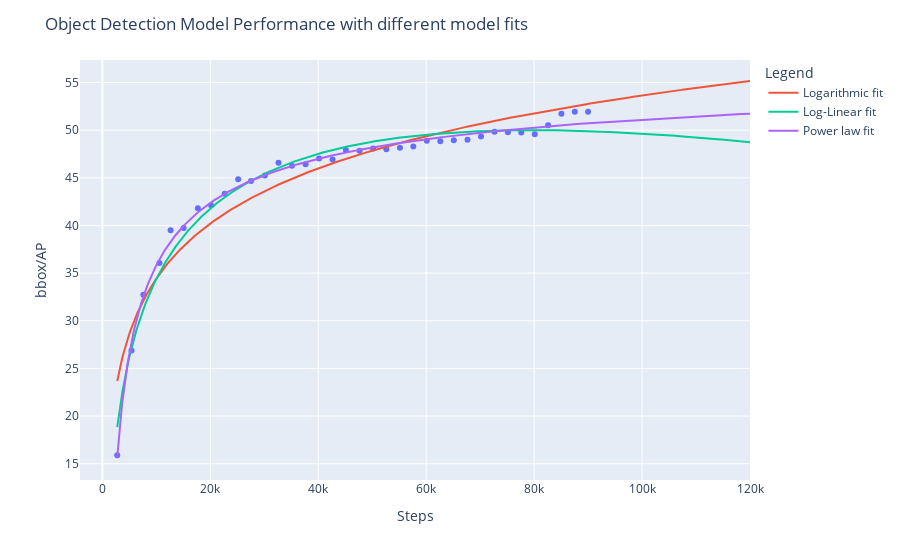

The notebook cell this image was saved under:
### Code cell
# Extract step and bbox/AP columns
steps = data['Step'].values
ap_scores = data['bbox/AP'].values

# Fit the functions
popt_log, _ = curve_fit(log_func, steps, ap_scores)
popt_log_linear, _ = curve_fit(log_linear_func, steps, ap_scores)
popt_power, _ = curve_fit(power_func, steps, ap_scores, p0=[50, 50, 0.1])

# Generate points for the fitted curves
x_fit = np.linspace(steps.min(), 120000, 1000)
y_fit_log = log_func(x_fit, *popt_log)
y_fit_log_linear = log_linear_func(x_fit, *popt_log_linear)
y_fit_power = power_func(x_fit, *popt_power)

# Create forecasts
future_steps = np.array([90000, 100000, 110000, 120000])
log_forecast = log_func(future_steps, *popt_log)
log_linear_forecast = log_linear_func(future_steps, *popt_log_linear)
power_forecast = power_func(future_steps, *popt_power)

fig = px.scatter(data, x="Step", y="bbox/AP")

# Update layout
fig.update_layout(
    title='Object Detection Model Performance with different model fits',
    xaxis_title='Steps',
    yaxis_title='bbox/AP',
    legend_title='Legend',
    hovermode="x"
)
fig.add_scatter(x=x_fit, y=y_fit_log, mode='lines', name='Logarithmic fit')
fig.add_scatter(x=x_fit, y=y_fit_log_linear, mode='lines', name='Log-Linear fit')
fig.add_scatter(x=x_fit, y=y_fit_power, mode='lines', name='Power law fit')
fig.show()

# Print forecasts
print("Logarithmic Forecast:")
for step, forecast in zip(future_steps, log_forecast):
    print(f"Step {step}: {forecast:.4f}")

print("\nLog-Linear Forecast:")
for step, forecast in zip(future_steps, log_linear_forecast):
    print(f"Step {step}: {forecast:.4f}")

print("\nPower law Forecast:")
for step, forecast in zip(future_steps, power_forecast):
    print(f"Step {step}: {forecast:.4f}")

plt.show()

# Calculate Mean Squared Error for each model
def mse(y_true, y_pred):
    return np.mean((y_true - y_pred)**2)

mse_log = mse(ap_scores, log_func(steps, *popt_log))
mse_log_linear = mse(ap_scores, log_linear_func(steps, *popt_log_linear))
mse_power = mse(ap_scores, power_func(steps, *popt_power))

print("\nMean Squared Error:")
print(f"Logarithmic: {mse_log:.6f}")
print(f"Power law: {mse_log_linear:.6f}")
print(f"Sigmoid: {mse_power:.6f}")

### Figure 1 — Plotly figure (JSON) as saved in the notebook; plotly's stock layout.template omitted (floating-point values rounded to 4 significant figures; data arrays with more than 128 entries replaced by an {"elided": "..."} marker saying what was removed)
{"data": [{"hovertemplate": "Step=%{x}<br>bbox/AP=%{y}<extra></extra>", "legendgroup": "", "marker": {"color": "#636efa", "symbol": "circle"}, "mode": "markers", "name": "", "orientation": "v", "showlegend": false, "type": "scatter", "x": [2759, 5399, 7599, 10579, 12639, 15059, 17699, 20139, 22659, 25159, 27539, 30119, 32639, 35139, 37659, 40159, 42659, 45119, 47659, 50159, 52619, 55139, 57619, 60119, 62619, 65119, 67659, 70159, 72659, 75139, 77619, 80119, 82599, 85059, 87539, 90000], "xaxis": "x", "y": [15.89, 26.88, 32.74, 36.06, 39.49, 39.75, 41.82, 42.13, 43.34, 44.85, 44.67, 45.24, 46.59, 46.27, 46.43, 47.04, 46.93, 47.91, 47.86, 48.07, 48.0, 48.15, 48.3, 48.89, 48.85, 48.94, 49.0, 49.34, 49.83, 49.79, 49.76, 49.57, 50.52, 51.72, 51.93, 51.94], "yaxis": "y"}, {"mode": "lines", "name": "Logarithmic fit", "type": "scatter", "x": {"elided": "1000 float values"}, "y": {"elided": "1000 float values"}}, {"mode": "lines", "name": "Log-Linear fit", "type": "scatter", "x": {"elided": "1000 float values"}, "y": {"elided": "1000 float values"}}, {"mode": "lines", "name": "Power law fit", "type": "scatter", "x": {"elided": "1000 float values"}, "y": {"elided": "1000 float values"}}], "layout": {"hovermode": "x", "legend": {"title": {"text": "Legend"}, "tracegroupgap": 0}, "margin": {"t": 60}, "title": {"text": "Object Detection Model Performance with different model fits"}, "xaxis": {"anchor": "y", "domain": [0, 1], "title": {"text": "Steps"}}, "yaxis": {"anchor": "x", "domain": [0, 1], "title": {"text": "bbox/AP"}}}}
